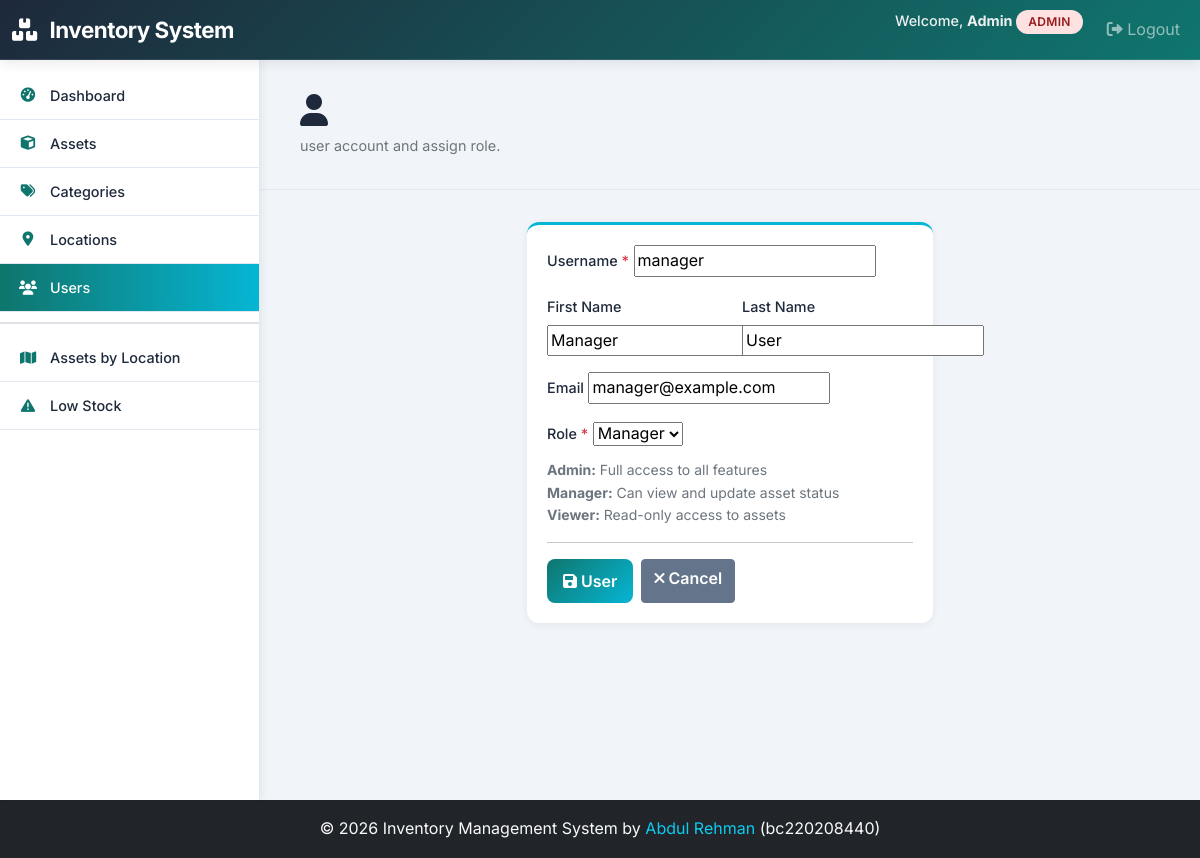
/users/2/edit/ (signed in), run on the app's committed database.
### assets/models.py (models this page shows, shortened)
class CustomUser(AbstractUser):
    ROLE_CHOICES = (
        ('ADMIN', 'Admin'),
        ('MANAGER', 'Manager'),
        ('VIEWER', 'Viewer'),
    )
    role = models.CharField(max_length=10, choices=ROLE_CHOICES, default='VIEWER')

### assets/views.py (the view)
# urls.py: path('users/<int:pk>/edit/', views.UserUpdateView.as_view(), name='user_update'),
class UserUpdateView(PermissionRequiredMixin, UpdateView):
    permission_required = "assets.change_customuser"
    raise_exception = True
    model = CustomUser
    form_class = CustomUserChangeForm
    template_name = "assets/user_form.html"
    success_url = reverse_lazy("user_list")

### assets/forms.py
class CustomUserChangeForm(UserChangeForm):
    role = forms.ChoiceField(choices=CustomUser.ROLE_CHOICES, required=True)
    class Meta:
        model = CustomUser
        fields = ('username', 'email', 'first_name', 'last_name', 'role', 'is_active')

### templates/assets/user_form.html (shortened to what this page needs)
{% extends 'base.html' %}
{% block content %}
<div class="page-header mb-4">
    <h2><i class="fas fa-user"></i> {{ title }}</h2>
    <p class="text-muted">{{ action }} user account and assign role.</p>
</div>
<div class="row">
    <div class="col-lg-6 offset-lg-3 col-md-10 offset-md-1">
        <div class="card">
            <div class="card-body">
                <form method="post" novalidate>
                    <div class="mb-3">
                        <label for="{{ form.username.id_for_label }}" class="form-label">
                            Username <span class="text-danger">*</span>
                        </label>
                        {{ form.username }}
                    </div>
                    <div class="row">
                        <div class="col-md-6 mb-3">
                            <label for="{{ form.first_name.id_for_label }}" class="form-label">
                                First Name
                            </label>
                            {{ form.first_name }}
                        </div>
                        <div class="col-md-6 mb-3">
                            <label for="{{ form.last_name.id_for_label }}" class="form-label">
                                Last Name
                            </label>
                            {{ form.last_name }}
                        </div>
                    </div>
                    <div class="mb-3">
                        <label for="{{ form.email.id_for_label }}" class="form-label">
                            Email
                        </label>
                        {{ form.email }}
                    </div>
                    <div class="mb-3">
                        <label for="{{ form.role.id_for_label }}" class="form-label">
                            Role <span class="text-danger">*</span>
                        </label>
                        {{ form.role }}
                        <small class="form-text text-muted d-block mt-2">
                            <strong>Admin:</strong> Full access to all features<br>
                            <strong>Manager:</strong> Can view and update asset status<br>
                            <strong>Viewer:</strong> Read-only access to assets
                        </small>
                    </div>
                    <hr>
                    <div class="d-flex gap-2">
                        <button type="submit" class="btn btn-primary">
                            <i class="fas fa-save"></i> {{ action }} User
                        </button>
                        <a href="{% url 'user_list' %}" class="btn btn-secondary">
                            <i class="fas fa-times"></i> Cancel
                        </a>
                    </div>
                </form>
            </div>
        </div>
    </div>
</div>
{% endblock %}

### templates/base.html (shortened to what this page needs)
<!DOCTYPE html>
<html lang="en">
<head>
    <link href="https://cdn.jsdelivr.net/npm/bootstrap@5.1.3/dist/css/bootstrap.min.css" rel="stylesheet">
    <link href="https://cdnjs.cloudflare.com/ajax/libs/font-awesome/6.0.0/css/all.min.css" rel="stylesheet">
</head>
<body>
    <nav class="navbar navbar-expand-lg navbar-dark fixed-top" style="z-index: 1050; height: 60px;">
        <div class="container-fluid">
            <a class="navbar-brand" href="{% url 'dashboard' %}">
                <i class="fas fa-boxes"></i> <span class="d-none d-sm-inline">Inventory System</span><span class="d-inline d-sm-none">IMS</span>
            </a>
            <div class="collapse navbar-collapse" id="navbarNav">
                <ul class="navbar-nav ms-auto">
                    {% if user.is_authenticated %}
                        <li class="nav-item">
                            <span class="navbar-text me-lg-3 d-block py-2 py-lg-0">
                                Welcome, <strong>{{ user.first_name|default:user.username }}</strong>
                                <span class="badge role-{{ user.role|lower }}">{{ user.role }}</span>
                            </span>
                        </li>
                        <li class="nav-item">
                            <a class="nav-link" href="{% url 'logout' %}">
                                <i class="fas fa-sign-out-alt"></i> Logout
                            </a>
                        </li>
                    {% else %}
                        <li class="nav-item">
                            <a class="nav-link" href="{% url 'login' %}">Login</a>
                        </li>
                    {% endif %}
                </ul>
            </div>
        </div>
    </nav>
    {% if user.is_authenticated %}
        <div class="sidebar" id="sidebar" style="height: calc(100vh - 60px);">
            <ul class="sidebar-menu">
                <li>
                    <a href="{% url 'dashboard' %}" {% if request.resolver_match.url_name == 'dashboard' %}class="active"{% endif %}>
                        <i class="fas fa-tachometer-alt"></i> Dashboard
                    </a>
                </li>
                <li>
                    <a href="{% url 'asset_list' %}" {% if 'asset' in request.resolver_match.url_name %}class="active"{% endif %}>
                        <i class="fas fa-cube"></i> Assets
                    </a>
                </li>
                <li>
                    <a href="{% url 'category_list' %}" {% if 'category' in request.resolver_match.url_name %}class="active"{% endif %}>
                        <i class="fas fa-tags"></i> Categories
                    </a>
                </li>
                <li>
                    <a href="{% url 'location_list' %}" {% if 'location' in request.resolver_match.url_name %}class="active"{% endif %}>
                        <i class="fas fa-map-marker-alt"></i> Locations
                    </a>
                </li>
                {% if user.role == 'ADMIN' %}
                    <li>
                        <a href="{% url 'user_list' %}" {% if 'user' in request.resolver_match.url_name %}class="active"{% endif %}>
                            <i class="fas fa-users"></i> Users
                        </a>
                    </li>
                {% endif %}
                <li style="border-bottom: 2px solid #dee2e6; margin: 10px 0;"></li>
                <li>
                    <a href="{% url 'report_assets_by_location' %}" {% if 'report_assets_by_location' in request.resolver_match.url_name %}class="active"{% endif %}>
                        <i class="fas fa-map"></i> Assets by Location
                    </a>
                </li>
                <li>
                    <a href="{% url 'report_low_stock' %}" {% if 'report_low_stock' in request.resolver_match.url_name %}class="active"{% endif %}>
                        <i class="fas fa-exclamation-triangle"></i> Low Stock
                    </a>
                </li>
            </ul>
        </div>
        <div class="main-content">
            {% block content %}{% endblock %}
        </div>
    {% else %}
        <div class="container" style="margin-top: 80px;">
        </div>
    {% endif %}
    <footer class="bg-dark text-light text-center py-3 mt-auto">
        <div class="container">
            <p class="mb-0">&copy; 2026 Inventory Management System by <a href="https://abdulrehmansarwar.vercel.app" class="text-info text-decoration-none" target="_blank">Abdul Rehman</a> (bc220208440)</p>
        </div>
    </footer>
</body>
</html>

### templates/base.html (style rules this page uses)
:root { --primary-color: #1e293b; --secondary-color: #0f766e; --accent-color: #06b6d4; --success-color: #10b981; --danger-color: #ef4444; --warning-color: #f59e0b; --bg-light: #f1f5f9; --card-bg: #ffffff; --border-color: #e2e8f0; }
* { font-family: 'Inter', sans-serif; }
body { font-family: 'Inter', sans-serif; background-color: var(--bg-light); color: var(--primary-color); line-height: 1.6; }
.navbar { background: linear-gradient(135deg, var(--primary-color) 0%, var(--secondary-color) 100%); box-shadow: 0 4px 12px rgba(0, 0, 0, 0.08); padding: 12px 0; border-bottom: 1px solid rgba(255, 255, 255, 0.1); }
.navbar-brand { font-weight: 700; font-size: 1.4rem; letter-spacing: -0.5px; color: white !important; }
.navbar-brand i { margin-right: 8px; }
.sidebar { background-color: var(--card-bg); height: calc(100vh - 60px); position: fixed; left: 0; top: 60px; width: 260px; overflow-y: auto; box-shadow: 2px 0 8px rgba(0, 0, 0, 0.06); z-index: 1020; border-right: 1px solid var(--border-color); }
.main-content { margin-left: 260px; margin-top: 60px; min-height: calc(100vh - 60px); background-color: var(--bg-light); overflow-x: hidden; position: relative; padding: 0 !important; display: flex; flex-direction: column; }
.sidebar-menu { list-style: none; padding: 12px 0; margin: 0; }
.sidebar-menu li { border-bottom: 1px solid var(--border-color); }
.sidebar-menu a { display: flex; align-items: center; gap: 12px; padding: 12px 18px; color: var(--primary-color); text-decoration: none; transition: all 0.25s ease; font-weight: 500; font-size: 0.9rem; }
.sidebar-menu a i { width: 20px; text-align: center; color: var(--secondary-color); }
.sidebar-menu a.active { background: linear-gradient(90deg, var(--secondary-color) 0%, var(--accent-color) 100%); color: white; border-left: 4px solid var(--secondary-color); padding-left: 14px; }
.sidebar-menu a.active i { color: white; }
.card { border: none; box-shadow: 0 2px 8px rgba(0, 0, 0, 0.06); border-radius: 12px; margin-bottom: 20px; transition: all 0.3s ease; background-color: var(--card-bg); border-top: 3px solid var(--accent-color); }
.card-body { padding: 20px; }
.btn-primary { background: linear-gradient(135deg, var(--secondary-color) 0%, var(--accent-color) 100%); border: none; font-weight: 600; padding: 10px 16px; border-radius: 8px; transition: all 0.3s ease; }
.btn-secondary { background-color: #64748b; border-color: #64748b; color: white; font-weight: 600; }
.badge { padding: 6px 12px; border-radius: 20px; font-weight: 600; font-size: 0.75rem; letter-spacing: 0.3px; }
.page-header { background-color: var(--bg-light); padding: 32px 40px; border-bottom: 1px solid var(--border-color); width: 100%; display: block; margin-bottom: 32px !important; flex-shrink: 0; }
.main-content > div:not(.page-header), .main-content > section, .main-content > form, .main-content > .alert, .main-content > .row, .main-content > .card { margin-left: 40px !important; margin-right: 40px !important; padding-left: 0 !important; padding-right: 0 !important; position: relative; }
.main-content > .row, .main-content > .card { width: calc(100% - 80px) !important; }
.row { margin-left: calc(var(--bs-gutter-x) * -.5); margin-right: calc(var(--bs-gutter-x) * -.5); }
.page-header h2 { font-weight: 700; color: var(--primary-color); margin-bottom: 4px; letter-spacing: -0.5px; }
.page-header p { color: #64748b; font-size: 0.9rem; margin: 0; }
.form-label { font-weight: 500; color: var(--primary-color); margin-bottom: 6px; font-size: 0.9rem; }
.navbar-text { font-size: 0.9rem; color: #ecf0f1 !important; font-weight: 500; }
.role-admin { background-color: #fee2e2; color: #991b1b; }

### data on the page
CustomUser: first_name "Admin", role "ADMIN"
CustomUser: username "manager", first_name "Manager", last_name "User", email "manager@example.com", role "Manager"
